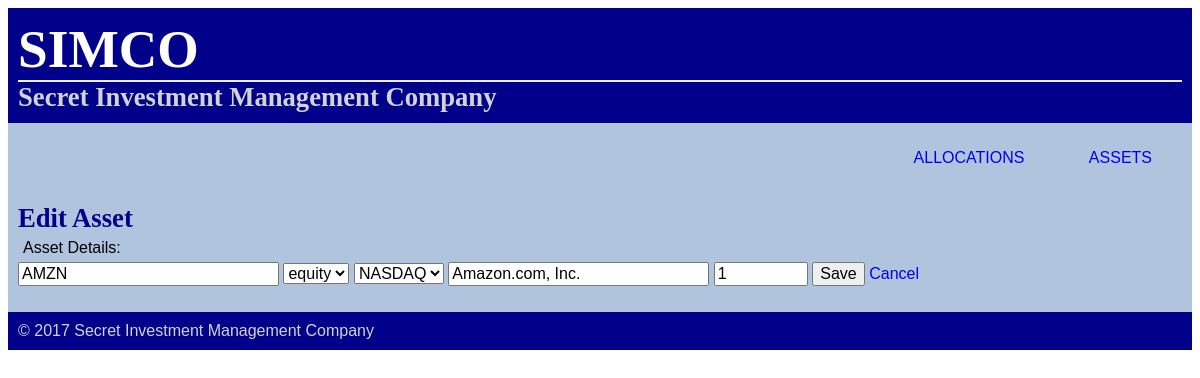
Page /assets/1/edit/ on the committed database.
### database_setup.py (models this page shows, shortened)
class Asset(Base):
    __tablename__   = 'asset'
    id              = Column(Integer, primary_key = True, autoincrement = True)
    type            = Column(String(10), nullable = False)  # equity, option, future, bond
    exchange        = Column(String(10), nullable = False)  # NASDAQ, CME, CBOE, NYSE
    symbol          = Column(String(20), nullable = False)  # security symbol or bond cusip
    description     = Column(String(20), nullable = False)
    size            = Column(Integer, nullable = False)     # contract size; stock = $1, S&P 500 e-mini = $50, vix = $1000
    coupon          = Column(Float)                         # only for bonds
    expiry          = Column(String(25))                    # for equity options, futures, 'maturity' for bonds
    strike          = Column(Integer)                       # for options

### project.py (the view)
@app.route('/assets/<int:asset_id>/edit/', methods = ['GET', 'POST'])
def editAsset(asset_id):
    if request.method == 'POST':
        asset = assets.filter_by(id = asset_id).one()
        asset.symbol        = request.form['symbol']
        asset.description   = request.form['description']
        asset.type          = request.form['type']
        asset.exchange      = request.form['exchange']
        asset.size          = request.form['size']
        asset.coupon        = float(request.form['coupon']+'0')
        asset.strike        = int(request.form['strike']+'0')
        asset.expiry        = request.form['expiry']
        logger.info('updating asset: {}'.format({k:v for k,v in asset.__dict__.items() if type(v) in [str, float, int]}))
        session.add(asset)
        session.commit()
        return redirect(url_for('showAssets'))
    else:
        return render_template('editAsset.html', asset = assets.filter_by(id = asset_id).one(), sec_types = RefData.secType, exchanges = RefData.exchange)
    return "page to edit asset"

### project.py (called while the page is built)
@app.before_request
def log_request_info():
    logger.debug('Headers: %s', request.headers)
    logger.debug('Body: %s', request.get_data())

### templates/editAsset.html (shortened to what this page needs)
{% include 'header.html' %}
<div class = 'pane'>
  <h3>Edit Asset</h3>
  <form action="{{ url_for('editAsset',asset_id = asset.id)}}" method = 'post'>
      <p>Asset Details:</p>
      <input type ='text' size='25' name ='symbol' value = '{{asset.symbol}}'>
      <select name ='type' id = 'id_type'>
      {% for type in sec_types %}
        {% if asset.type == type %}
          <option value="{{type}}" selected>{{type}}</option>
        {% else %}
          <option value="{{type}}">{{type}}</option>
        {% endif %}
      {% endfor %}
      </select>
      <select name ='exchange'>
      {% for exchange in exchanges %}
        {% if asset.exchange == exchange %}
          <option value="{{exchange}}" selected>{{exchange}}</option>
        {% else %}
          <option value="{{exchange}}">{{exchange}}</option>
        {% endif %}
      {% endfor %}
      </select>
      <input type ='text' size='25' name = 'description' value = '{{asset.description}}'>
      <input type ='text' size='7' name = 'size' value = '{{asset.size}}'>
      <input type ='submit' value='Save'>
      <a href = '{{url_for('showAssets')}}'> Cancel </a>
  </form>
</div>
{% include 'footer.html' %}

### static/style.css (style rules this page uses)
body { font-size: 12pt; font-family: sans-serif; background-color: White; }
h1, h2, h3 { font-family: 'Georgia', serif; margin: 0; }
h3 { font-size: 20pt; color: DarkBlue; }
p { font-size: 12pt; color: Black; margin: 5; }
a { font-size: 12pt; text-decoration: none; }
input { font-size: 12pt; text-decoration: none; }
select { font-size: 12pt; text-decoration: none; }
::placeholder { color: LightGrey }
.pane { position:relative; padding: 10px; margin: 0px; background-color: LightSteelBlue; }

### rows in the picture
Asset: symbol "AMZN", type "equity", exchange "NASDAQ", description "Amazon.com, Inc.", size "1"
